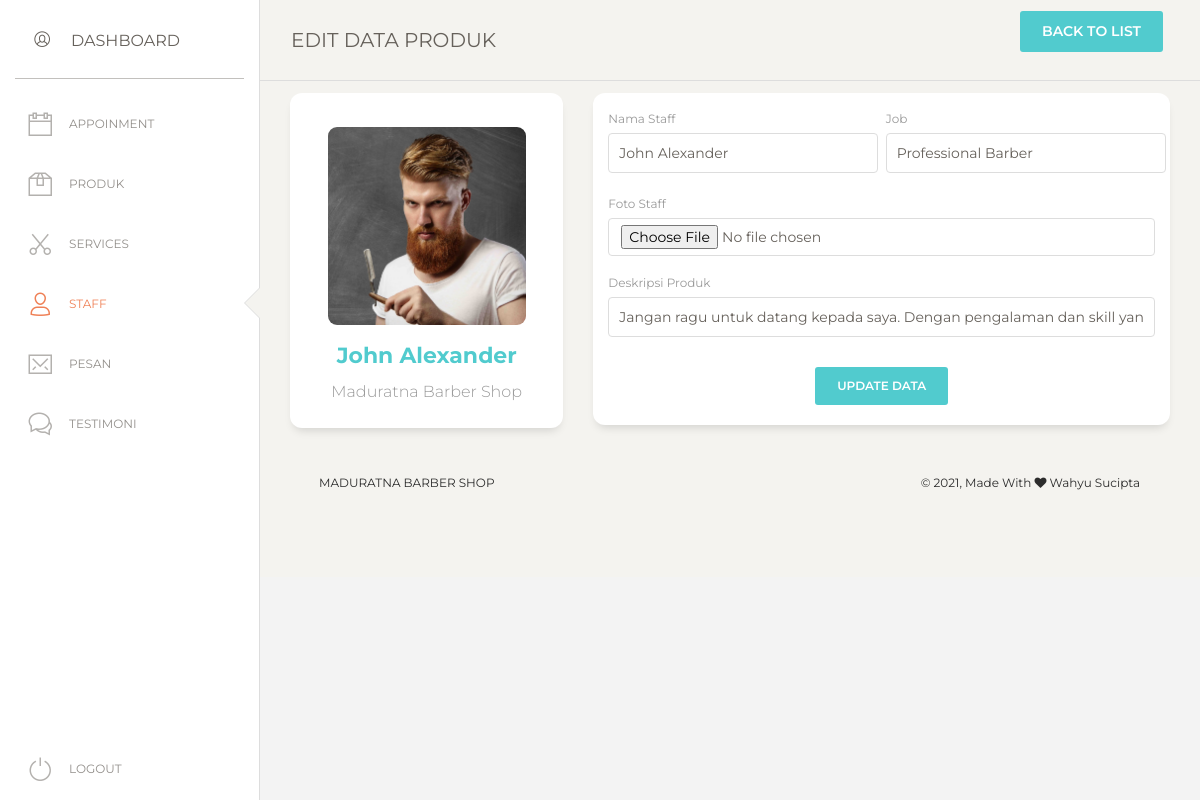
The page /admin/staff/edit.php?id=1 (signed in) on the database as committed earlier.
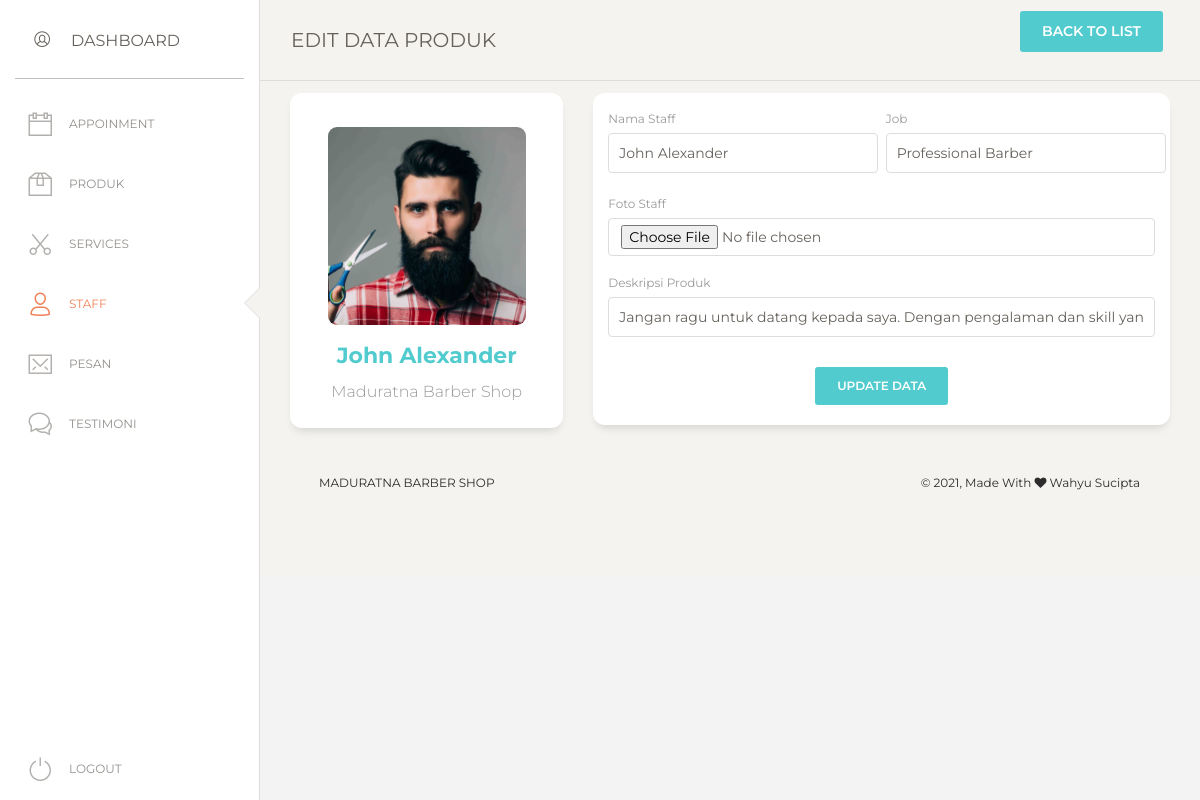
The same page on the database as committed later.
### tables this page shows
CREATE TABLE `tb_staff` (
  `id_staff` int(11) NOT NULL,
  `nama` varchar(50) NOT NULL,
  `job` varchar(50) NOT NULL,
  `desc_staff` text NOT NULL,
  `gambar` varchar(50) NOT NULL
);

### admin/staff/edit.php (the view, shortened to what the changed rows need)
<?php
    require_once "../../config/conn.php";
    $id = $_GET['id'];
    $query = mysqli_query($conn, "SELECT * FROM tb_staff WHERE id_staff = '$id' ");
    $result = mysqli_fetch_assoc($query);
?>
<!DOCTYPE html>
<html lang="en">
<head>
<link href="https://maxcdn.bootstrapcdn.com/font-awesome/latest/css/font-awesome.min.css" rel="stylesheet">
<link href="../assets/css/bootstrap.min.css" rel="stylesheet" />
<link href="../assets/css/paper-dashboard.css?v=2.0.1" rel="stylesheet" />
<link href="../assets/demo/demo.css" rel="stylesheet" />
<link rel="stylesheet" href="../css/nav.css">
</head>
<body class="">
<div class="wrapper ">
  <div class="main-panel">
    <div class="content">
        <div class="row">
        <div class="col-md-4">
            <div class="card card-user">
              <div class="card-body">
                <div class="author">
                  <a href="#">
                    <img class="avatar border-gray" src="gambar/<?= $result['gambar'] ?>" alt="..." style="height: 200px !important">
                    <h5 class="title"><?= $result['nama'] ?></h5>
                  </a>
                </div>
              </div>
            </div>
          </div>
          <div class="col-md-8">
            <div class="card card-user">
              <div class="card-body">
                <?php foreach($query as $sql) : ?>
                <form action="process/edit-process.php" method="POST" enctype="multipart/form-data">
                        <div class="row">
                        <div class="col-md-6 pr-1">
                            <div class="form-group">
                            <label>Nama Staff</label>
                            <input type="text" name="nama" class="form-control" placeholder="Nama Produk" value="<?= $sql['nama'] ?>">
                            </div>
                        </div>
                        <div class="col-md-6 px-1">
                            <div class="form-group">
                            <label>Job</label>
                            <input type="text" name="job" class="form-control" placeholder="Job" value="<?= $sql['job'] ?>">
                            </div>
                        </div>
                        </div>
                        <div class="row">
                            <div class="col-md-12 mb-3">
                                <label>Foto Staff</label>
                                <input type="file" name="gambar" class="form-control" placeholder="Foto Produk">
                            </div>
                        </div>
                        <div class="row">
                            <div class="col-md-12">
                                <div class="form-group">
                                <label>Deskripsi Produk</label>
                                <input class="form-control textarea" name="desc" placeholder="Deskripsi" value="<?= $sql['desc_staff'] ?>">
                                </div>
                            </div>
                        </div>
                        <div class="row">
                            <div class="create ml-auto mr-auto">
                                <button type="submit" class="btn btn-primary">Update Data</button>
                            </div>
                        </div>
                </form>
                <?php endforeach;?>
            </div>
          </div>
        </div>
      </div>
  </div>
</div>
</body>
</html>

Rows that differ between the two databases and show on the page:
changed tb_staff "John Alexander": gambar: a different picture
